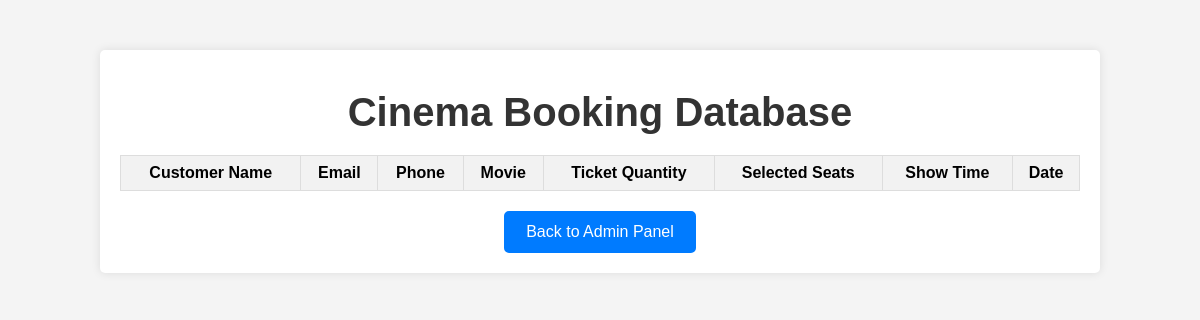
/admin-client/db.php?feature=cinema (signed in), run on an earlier commit of the app's database.
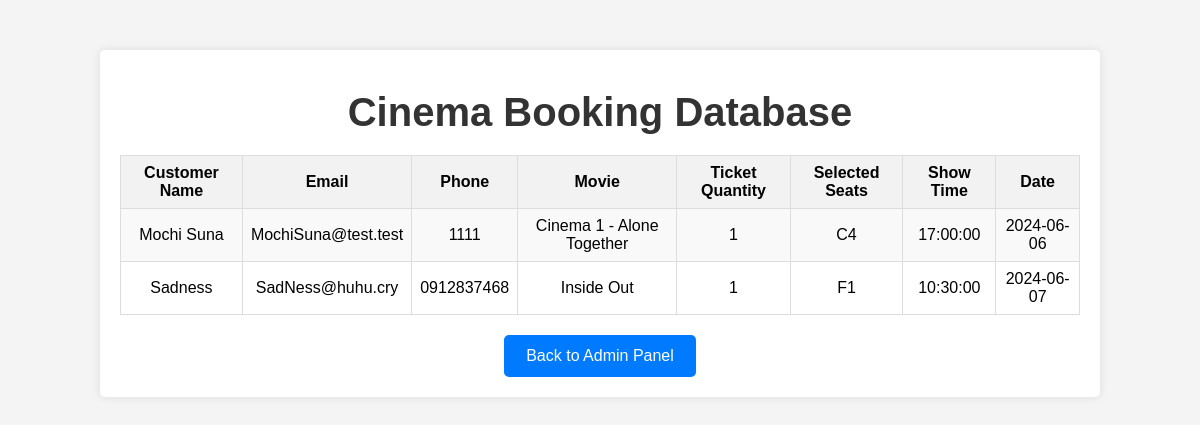
And on a later commit of the database.
### tables this page shows
CREATE TABLE `moviebooking` (
  `id` int(11) NOT NULL,
  `select_movie` varchar(255) NOT NULL,
  `movie_date` date NOT NULL,
  `movie_time` time NOT NULL,
  `ticket_quantity` int(11) NOT NULL,
  `seats` varchar(255) NOT NULL,
  `name` varchar(255) NOT NULL,
  `email` varchar(255) NOT NULL,
  `phone` varchar(20) NOT NULL
);

### admin-client/db.php (the view, shortened to what this page needs)
<?php
include '../includes/db.php';
$feature = isset($_GET['feature']) ? $_GET['feature'] : '';
if ($feature == 'bus') {
    $sql = "SELECT * FROM busbooking";
} elseif ($feature == 'cinema') {
    $sql = "SELECT * FROM moviebooking";
} else {
    header("Location: /ticket_booking/admin-developer/index.php");
    exit();
}
$result = $conn->query($sql);
?>
<!DOCTYPE html>
<html lang="en">
<head>
    <link rel="stylesheet" type="text/css" href="style_adminclient.css">
</head>
<body>
    <div class="db_container">
        <h1><?php echo ucfirst($feature); ?> Booking Database</h1>
        <table>
            <tr>
                <th>Customer Name</th>
                <th>Email</th>
                <th>Phone</th>
                <?php if ($feature == 'bus') : ?>
                    <th>Service Type</th>
                    <th>Destination</th>
                    <th>Passenger Quantity</th>
                    <th>Selected Seats</th>
                    <th>Departure Date</th>
                    <th>Departure Time</th>
                    <th>Return Date</th>
                    <th>Return Time</th>
                    <th>Booking Date</th>
                <?php else : ?>
                    <th>Movie</th>
                    <th>Ticket Quantity</th>
                    <th>Selected Seats</th>
                    <th>Show Time</th>
                    <th>Date</th>
                <?php endif; ?>
            </tr>
            <?php
            while ($row = $result->fetch_assoc()) {
                echo "<tr>";
                echo "<td>" . $row['name'] . "</td>";
                echo "<td>" . $row['email'] . "</td>";
                echo "<td>" . $row['phone'] . "</td>";
                if ($feature == 'bus') {
                    echo "<td>" . $row['service_type'] . "</td>";
                    echo "<td>" . $row['destination'] . "</td>";
                    echo "<td>" . $row['passenger_quantity'] . "</td>";
                    echo "<td>" . $row['selected_seats'] . "</td>";
                    echo "<td>" . $row['departure_date'] . "</td>";
                    echo "<td>" . $row['departure_time'] . "</td>";
                    echo "<td>" . $row['return_date'] . "</td>";
                    echo "<td>" . $row['return_time'] . "</td>";
                    echo "<td>" . $row['booking_date'] . "</td>";
                } else {
                    echo "<td>" . $row['select_movie'] . "</td>";
                    echo "<td>" . $row['ticket_quantity'] . "</td>";
                    echo "<td>" . $row['seats'] . "</td>";
                    echo "<td>" . $row['movie_time'] . "</td>";
                    echo "<td>" . $row['movie_date'] . "</td>";
                }
                echo "</tr>";
            }
            ?>
        </table>
        <div class="button-container">
            <a href="index.php" class="btn">Back to Admin Panel</a>
        </div>
    </div>
</body>
</html>

What changed in the data, as far as the page shows it:
added moviebooking: name "Mochi Suna", email "MochiSuna@test.test", phone "1111", select_movie "Cinema 1 - Alone Together", ticket_quantity "1", seats "C4", movie_time "17:00:00", movie_date "2024-06-06"
added moviebooking: name "Sadness", email "SadNess@huhu.cry", phone "0912837468", select_movie "Inside Out", ticket_quantity "1", seats "F1", movie_time "10:30:00", movie_date "2024-06-07"
